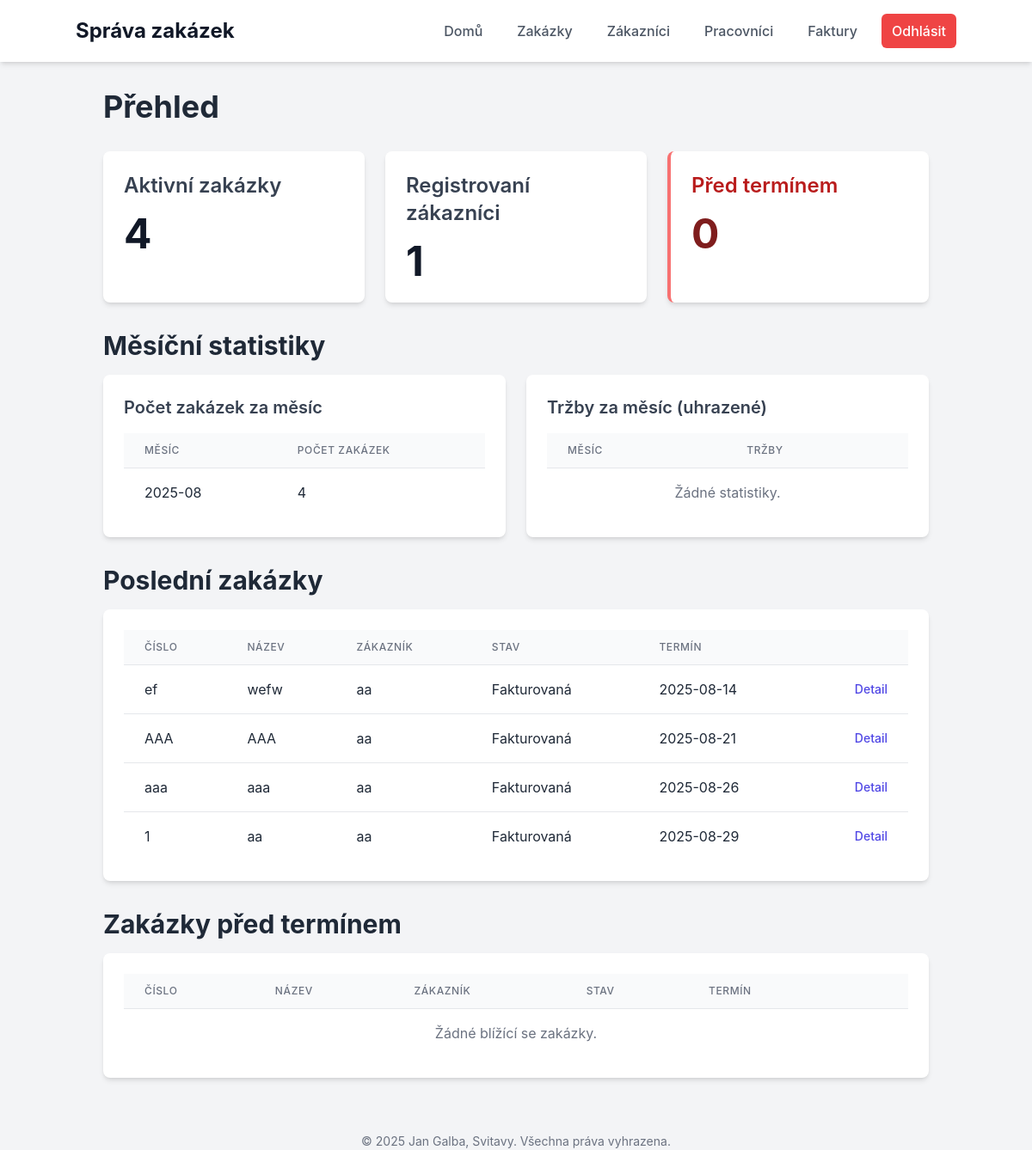
The app's page / (signed in) with its own data.
### tables this page shows
CREATE TABLE jobs (
            id INTEGER PRIMARY KEY AUTOINCREMENT,
            job_number TEXT UNIQUE NOT NULL,
            job_name TEXT NOT NULL,
            description TEXT,
            customer_id INTEGER,
            status TEXT NOT NULL,
            due_date TEXT,
            price REAL,
            hourly_rate REAL,
            deposit REAL,
            total_paid REAL,
            is_invoiced INTEGER DEFAULT 0,
            invoice_date TEXT,
            payment_status TEXT DEFAULT 'Nezaplaceno',
            FOREIGN KEY (customer_id) REFERENCES customers (id)
        );

CREATE TABLE customers (
            id INTEGER PRIMARY KEY AUTOINCREMENT,
            name TEXT NOT NULL,
            company TEXT,
            address TEXT,
            phone TEXT,
            email TEXT
        );

### app.py (the view)
@app.route("/")
@login_required
def index():
    conn = get_db_connection()
    jobs_count = conn.execute("SELECT COUNT(id) FROM jobs").fetchone()[0]
    customers_count = conn.execute("SELECT COUNT(id) FROM customers").fetchone()[0]
    jobs = conn.execute("""
        SELECT jobs.*, customers.name AS customer_name
        FROM jobs
        LEFT JOIN customers ON jobs.customer_id = customers.id
        ORDER BY due_date ASC
        LIMIT 5
    """).fetchall()
    today = datetime.date.today()
    in_ten_days = today + datetime.timedelta(days=10)
    upcoming_jobs = conn.execute("""
        SELECT jobs.*, customers.name AS customer_name
        FROM jobs
        LEFT JOIN customers ON jobs.customer_id = customers.id
        WHERE date(jobs.due_date) BETWEEN date(?) AND date(?) AND jobs.status NOT IN ('Dokončená', 'Fakturovaná')
        ORDER BY due_date ASC
    """, (today.isoformat(), in_ten_days.isoformat(),)).fetchall()
    monthly_jobs = conn.execute("""
        SELECT strftime('%Y-%m', due_date) AS month, COUNT(id) AS count
        FROM jobs
        GROUP BY month
        ORDER BY month DESC
    """).fetchall()
    monthly_revenue = conn.execute("""
        SELECT strftime('%Y-%m', invoice_date) AS month, SUM(total_paid) AS total
        FROM jobs
        WHERE payment_status = 'Uhrazeno' AND total_paid IS NOT NULL
        GROUP BY month
        ORDER BY month DESC
    """).fetchall()
    conn.close()
    return render_template("index.html", jobs_count=jobs_count, customers_count=customers_count, jobs=jobs, upcoming_jobs=upcoming_jobs, monthly_jobs=monthly_jobs, monthly_revenue=monthly_revenue)

### app.py (called while the page is built)
def get_db_connection():
    conn = sqlite3.connect(os.path.join(app.root_path, "zakazky.db"))
    conn.row_factory = sqlite3.Row
    return conn

def login_required(f):
    @wraps(f)
    def decorated_function(*args, **kwargs):
        if 'logged_in' not in session:
            return redirect(url_for('login'))
        return f(*args, **kwargs)
    return decorated_function

@app.before_request
def before_request():
    g.user = None
    if 'logged_in' in session:
        g.user = "admin"

### templates/index.html (shortened to what this page needs)
{% extends "layout.html" %}
{% block content %}
<h1 class="text-4xl font-bold mb-8">Přehled</h1>
<div class="grid grid-cols-1 md:grid-cols-2 lg:grid-cols-3 gap-6 mb-8">
    <div class="bg-white p-6 rounded-lg shadow-md">
        <h2 class="text-2xl font-semibold text-gray-700">Aktivní zakázky</h2>
        <p class="text-5xl font-bold text-gray-900 mt-4">{{ jobs_count }}</p>
    </div>
    <div class="bg-white p-6 rounded-lg shadow-md">
        <h2 class="text-2xl font-semibold text-gray-700">Registrovaní zákazníci</h2>
        <p class="text-5xl font-bold text-gray-900 mt-4">{{ customers_count }}</p>
    </div>
    <div class="bg-white p-6 rounded-lg shadow-md border-l-4 border-red-400">
        <h2 class="text-2xl font-semibold text-red-700">Před termínem</h2>
        <p class="text-5xl font-bold text-red-900 mt-4">{{ upcoming_jobs | length }}</p>
    </div>
</div>
<h2 class="text-3xl font-bold mt-8 mb-4">Měsíční statistiky</h2>
<div class="grid grid-cols-1 md:grid-cols-2 gap-6 mb-8">
    <div class="bg-white p-6 rounded-lg shadow-md">
        <h3 class="text-xl font-semibold text-gray-700 mb-4">Počet zakázek za měsíc</h3>
        <table class="min-w-full divide-y divide-gray-200">
            <thead class="bg-gray-50">
                <tr>
                    <th class="px-6 py-3 text-left text-xs font-medium text-gray-500 uppercase tracking-wider">Měsíc</th>
                    <th class="px-6 py-3 text-left text-xs font-medium text-gray-500 uppercase tracking-wider">Počet zakázek</th>
                </tr>
            </thead>
            <tbody class="bg-white divide-y divide-gray-200">
                {% for stat in monthly_jobs %}
                <tr>
                    <td class="px-6 py-4 whitespace-nowrap">{{ stat.month }}</td>
                    <td class="px-6 py-4 whitespace-nowrap">{{ stat.count }}</td>
                </tr>
                {% else %}
                <tr>
                    <td colspan="2" class="px-6 py-4 text-center text-gray-500">Žádné statistiky.</td>
                </tr>
                {% endfor %}
            </tbody>
        </table>
    </div>
    <div class="bg-white p-6 rounded-lg shadow-md">
        <h3 class="text-xl font-semibold text-gray-700 mb-4">Tržby za měsíc (uhrazené)</h3>
        <table class="min-w-full divide-y divide-gray-200">
            <thead class="bg-gray-50">
                <tr>
                    <th class="px-6 py-3 text-left text-xs font-medium text-gray-500 uppercase tracking-wider">Měsíc</th>
                    <th class="px-6 py-3 text-left text-xs font-medium text-gray-500 uppercase tracking-wider">Tržby</th>
                </tr>
            </thead>
            <tbody class="bg-white divide-y divide-gray-200">
                {% for stat in monthly_revenue %}
                <tr>
                    <td class="px-6 py-4 whitespace-nowrap">{{ stat.month }}</td>
                    <td class="px-6 py-4 whitespace-nowrap">{{ "%.2f Kč" | format(stat.total) }}</td>
                </tr>
                {% else %}
                <tr>
                    <td colspan="2" class="px-6 py-4 text-center text-gray-500">Žádné statistiky.</td>
                </tr>
                {% endfor %}
            </tbody>
        </table>
    </div>
</div>
<h2 class="text-3xl font-bold mt-8 mb-4">Poslední zakázky</h2>
<div class="bg-white p-6 rounded-lg shadow-md">
    <table class="min-w-full divide-y divide-gray-200">
        <thead class="bg-gray-50">
            <tr>
                <th class="px-6 py-3 text-left text-xs font-medium text-gray-500 uppercase tracking-wider">Číslo</th>
                <th class="px-6 py-3 text-left text-xs font-medium text-gray-500 uppercase tracking-wider">Název</th>
                <th class="px-6 py-3 text-left text-xs font-medium text-gray-500 uppercase tracking-wider">Zákazník</th>
                <th class="px-6 py-3 text-left text-xs font-medium text-gray-500 uppercase tracking-wider">Stav</th>
                <th class="px-6 py-3 text-left text-xs font-medium text-gray-500 uppercase tracking-wider">Termín</th>
                <th class="px-6 py-3"></th>
            </tr>
        </thead>
        <tbody class="bg-white divide-y divide-gray-200">
            {% for job in jobs %}
            <tr>
                <td class="px-6 py-4 whitespace-nowrap">{{ job.job_number }}</td>
                <td class="px-6 py-4 whitespace-nowrap">{{ job.job_name }}</td>
                <td class="px-6 py-4 whitespace-nowrap">{{ job.customer_name }}</td>
                <td class="px-6 py-4 whitespace-nowrap">{{ job.status }}</td>
                <td class="px-6 py-4 whitespace-nowrap">{{ job.due_date }}</td>
                <td class="px-6 py-4 whitespace-nowrap text-right text-sm font-medium">
                    <a href="{{ url_for('job_detail', job_id=job.id) }}" class="text-indigo-600 hover:text-indigo-900">Detail</a>
                </td>
            </tr>
            {% else %}
            <tr>
                <td colspan="6" class="px-6 py-4 text-center text-gray-500">Zatím nejsou žádné zakázky.</td>
            </tr>
            {% endfor %}
        </tbody>
    </table>
</div>
<h2 class="text-3xl font-bold mt-8 mb-4">Zakázky před termínem</h2>
<div class="bg-white p-6 rounded-lg shadow-md">
    <table class="min-w-full divide-y divide-gray-200">
        <thead class="bg-gray-50">
            <tr>
                <th class="px-6 py-3 text-left text-xs font-medium text-gray-500 uppercase tracking-wider">Číslo</th>
                <th class="px-6 py-3 text-left text-xs font-medium text-gray-500 uppercase tracking-wider">Název</th>
                <th class="px-6 py-3 text-left text-xs font-medium text-gray-500 uppercase tracking-wider">Zákazník</th>
                <th class="px-6 py-3 text-left text-xs font-medium text-gray-500 uppercase tracking-wider">Stav</th>
                <th class="px-6 py-3 text-left text-xs font-medium text-gray-500 uppercase tracking-wider">Termín</th>
                <th class="px-6 py-3"></th>
            </tr>
        </thead>
        <tbody class="bg-white divide-y divide-gray-200">
            {% for job in upcoming_jobs %}
            <tr class="bg-red-50">
                <td class="px-6 py-4 whitespace-nowrap">{{ job.job_number }}</td>
                <td class="px-6 py-4 whitespace-nowrap">{{ job.job_name }}</td>
                <td class="px-6 py-4 whitespace-nowrap">{{ job.customer_name }}</td>
                <td class="px-6 py-4 whitespace-nowrap">{{ job.status }}</td>
                <td class="px-6 py-4 whitespace-nowrap">{{ job.due_date }}</td>
                <td class="px-6 py-4 whitespace-nowrap text-right text-sm font-medium">
                    <a href="{{ url_for('job_detail', job_id=job.id) }}" class="text-indigo-600 hover:text-indigo-900">Detail</a>
                </td>
            </tr>
            {% else %}
            <tr>
                <td colspan="6" class="px-6 py-4 text-center text-gray-500">Žádné blížící se zakázky.</td>
            </tr>
            {% endfor %}
        </tbody>
    </table>
</div>
{% endblock %}

### templates/layout.html (shortened to what this page needs)
<!DOCTYPE html>
<html lang="cs">
<head>
    <script src="https://cdn.tailwindcss.com"></script>
    <link rel="stylesheet" href="https://rsms.me/inter/inter.css">
</head>
<body class="bg-gray-100 text-gray-800">
    {% if g.user %}
    <nav class="no-print bg-white shadow-md p-4">
        <div class="container mx-auto flex justify-between items-center">
            <a href="{{ url_for('index') }}" class="text-2xl font-bold text-gray-900">Správa zakázek</a>
            <div class="flex items-center space-x-4">
                <a href="{{ url_for('index') }}" class="text-gray-600 hover:text-gray-900 px-3 py-2 rounded-md font-medium">Domů</a>
                <a href="{{ url_for('job_list') }}" class="text-gray-600 hover:text-gray-900 px-3 py-2 rounded-md font-medium">Zakázky</a>
                <a href="{{ url_for('customer_list') }}" class="text-gray-600 hover:text-gray-900 px-3 py-2 rounded-md font-medium">Zákazníci</a>
                <a href="{{ url_for('worker_list') }}" class="text-gray-600 hover:text-gray-900 px-3 py-2 rounded-md font-medium">Pracovníci</a>
                <a href="{{ url_for('invoice_list') }}" class="text-gray-600 hover:text-gray-900 px-3 py-2 rounded-md font-medium">Faktury</a>
                <a href="{{ url_for('logout') }}" class="text-white bg-red-500 hover:bg-red-600 px-3 py-2 rounded-md font-medium">Odhlásit</a>
            </div>
        </div>
    </nav>
    {% endif %}
    <main class="container mx-auto p-4 md:p-8">
        {% block content %}{% endblock %}
    </main>
    <footer class="no-print text-center text-gray-500 text-sm mt-8">
        <p>&copy; 2025 Jan Galba, Svitavy. Všechna práva vyhrazena.</p>
    </footer>
</body>
</html>

### templates/layout.html (style rules this page uses)
body { font-family: 'Inter', sans-serif; }

### records on screen
jobs: job_number "ef", job_name "wefw", customer_name "aa", status "Fakturovaná", due_date "2025-08-14"
jobs: job_number "AAA", job_name "AAA", customer_name "aa", status "Fakturovaná", due_date "2025-08-21"
jobs: job_number "aaa", job_name "aaa", customer_name "aa", status "Fakturovaná", due_date "2025-08-26"
jobs: job_number "1", job_name "aa", customer_name "aa", status "Fakturovaná", due_date "2025-08-29"

### other values on screen
{{ jobs_count }} "4"
{{ customers_count }} "1"
{{ upcoming_jobs | length }} "0"
{{ stat.month }} "2025-08"
{{ stat.count }} "4"
